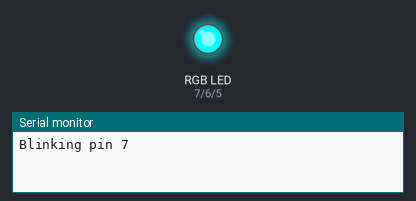
A sketch run on a simulated Arduino Uno, built with avr-gcc and run on an emulated ATmega328P. Shown: an RGB LED mixed from three pins (HIGH = lit), the last lines printed to the serial monitor.

Above: at 0.06 s.
At 4.5 s:
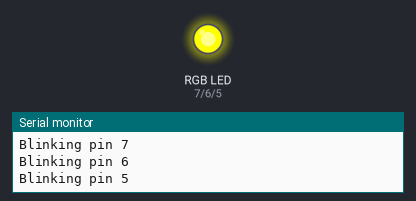
At 10.53 s:
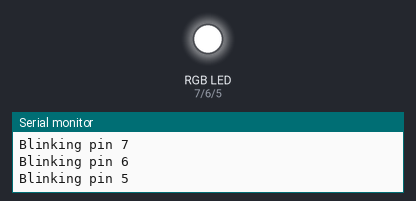
At 16.6 s:
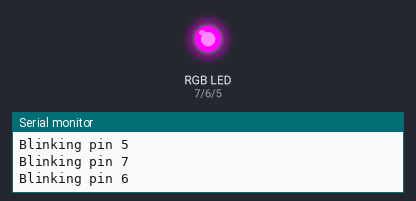
Timing chart, 0 to 16.9 s (numbered marks = the images above):
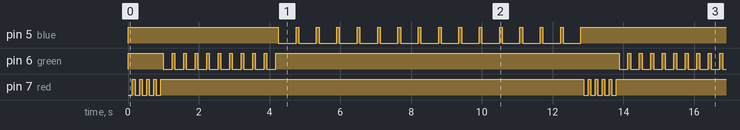

The sketch:

lesson_4.ino
```cpp
bool s[] = {true, true, true};
bool o[] = {false, false, false};

const int pin = 13;

const int time_interval = 150;
const int dot_interval = time_interval;
const int dash_interval = time_interval * 3;
const int symbol_pause = time_interval;
const int letter_pause = time_interval * 3;
const int word_pause = time_interval * 7;

void setup_()
{
    pinMode(pin, OUTPUT);
}

void loop_()
{
    //S
    blink_letter(s);
    //O
    blink_letter(o);
    //S
    blink_letter(s);

    delay(word_pause);
}

void blink_letter(bool sequence[])
{
    for (int i = 0; i <= sizeof(sequence); i++)
    {
        digitalWrite(pin, HIGH);
        //Wait for either a dot or dash time
        delay(sequence[i] ? dot_interval : dash_interval);

        digitalWrite(pin, LOW);
        delay(symbol_pause);
    }
    delay(letter_pause);
}
```

exercise.ino
```cpp
/*

    Make rgb LED blink.
        Red: short blink 5x
        Green: Medium blink 10x
        Blue: Long blink 15x

*/

int red = 7;
int green = 6;
int blue = 5;

void setup()
{
    Serial.begin(9600);
    pinMode(red, OUTPUT);
    pinMode(blue, OUTPUT);
    pinMode(green, OUTPUT);
    digitalWrite(red, HIGH);
    digitalWrite(green, HIGH);
    digitalWrite(blue, HIGH);
}

void loop()
{
    blink(red, 5, 125);
    blink(green, 10, 250);
    blink(blue, 15, 500);
}

void blink(int pin, int count, int delayTime)
{
    String test = "Blinking pin " + String(pin);
    Serial.println(test);
    for (size_t i = 0; i < count; i++)
    {
        digitalWrite(pin, LOW);
        delay(delayTime);
        digitalWrite(pin, HIGH);
        delay(75);
    }

}
```

Measured:
- by itself, pin 5 (blue): repeats every 12.9 s: LOW 0.50 s, HIGH 4.3 s, 14 × (LOW 0.50 s, HIGH 0.08 s)
- by itself, pin 6 (green): repeats every 12.9 s: 9 × (HIGH 0.08 s, LOW 0.25 s), HIGH 9.7 s, LOW 0.25 s
- by itself, pin 7 (red): repeats every 12.9 s: 3 × (LOW 0.13 s, HIGH 0.08 s), LOW 0.13 s, HIGH 12.0 s, LOW 0.13 s, HIGH 0.08 s
